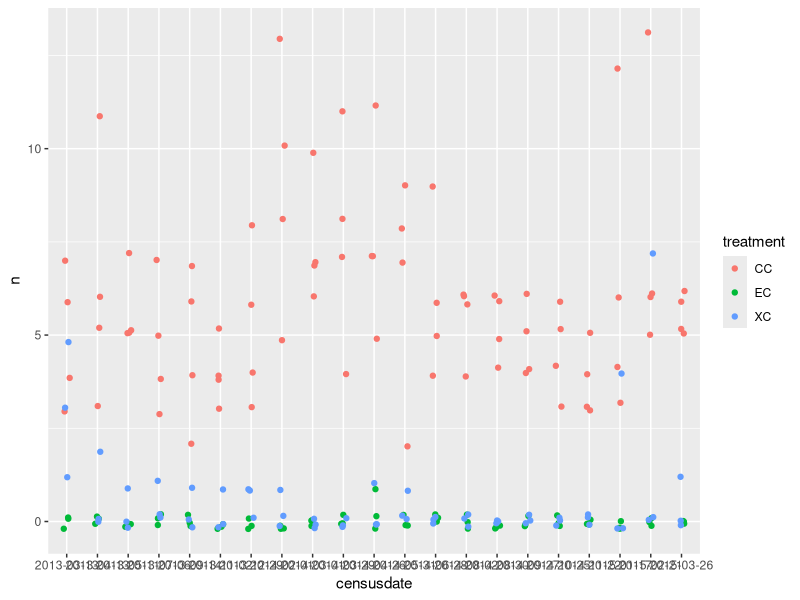
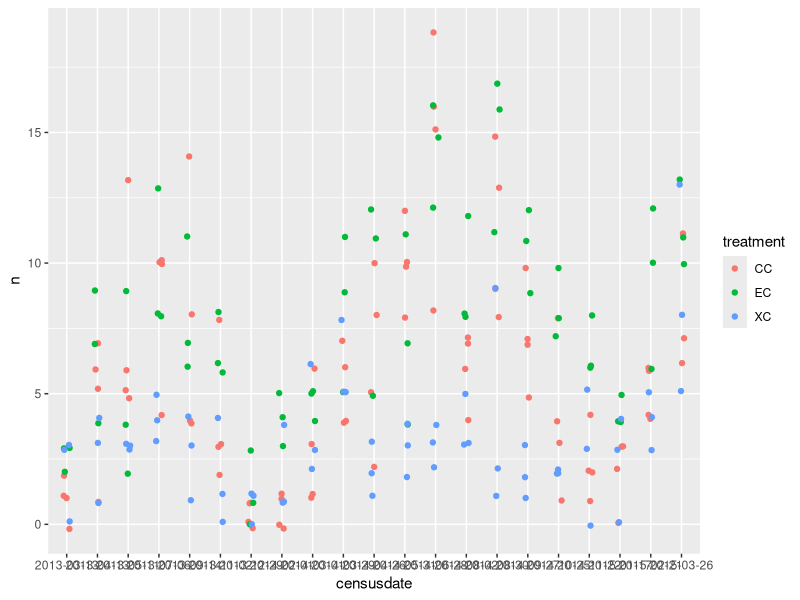
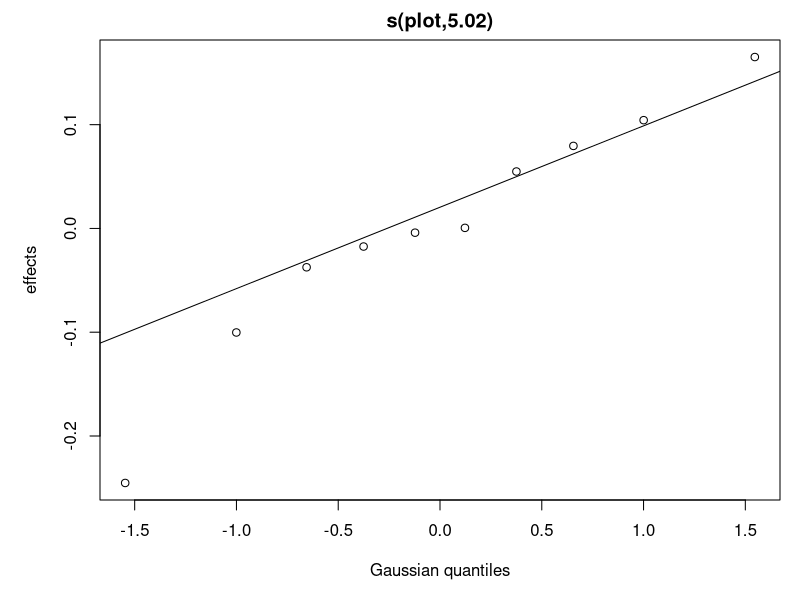
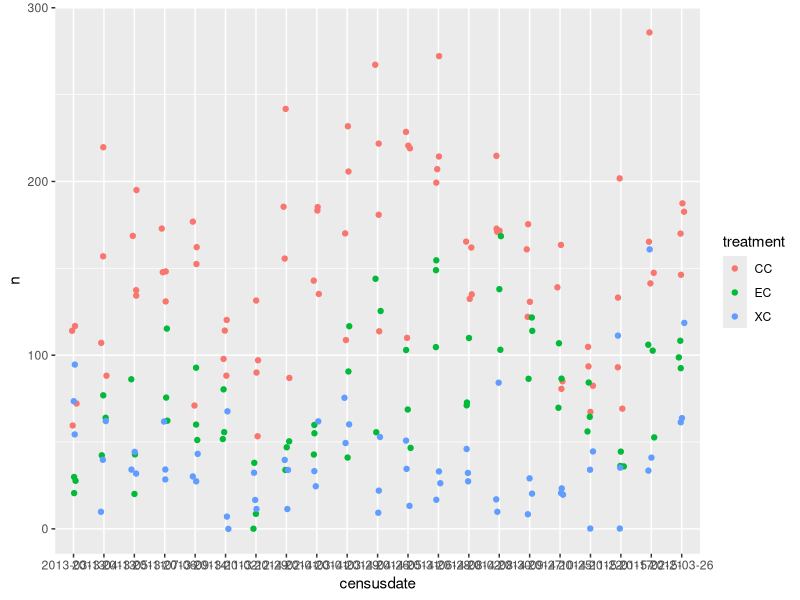
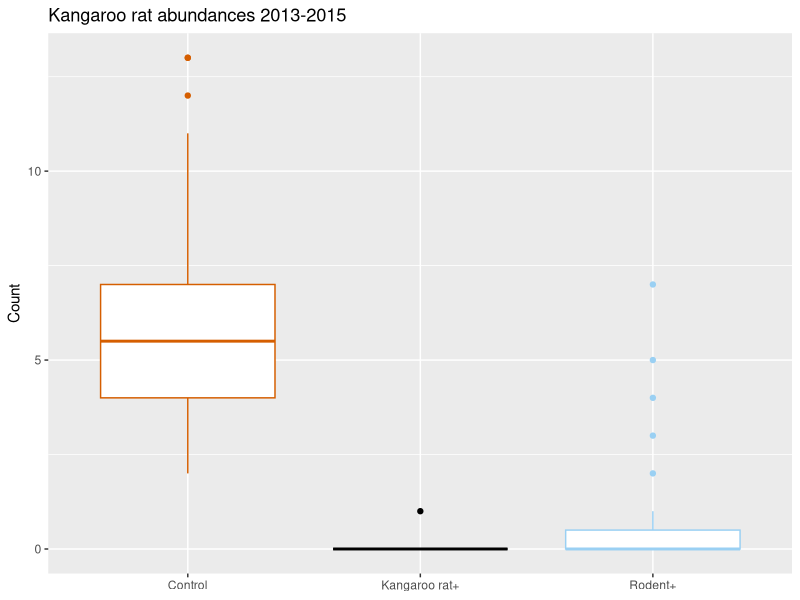
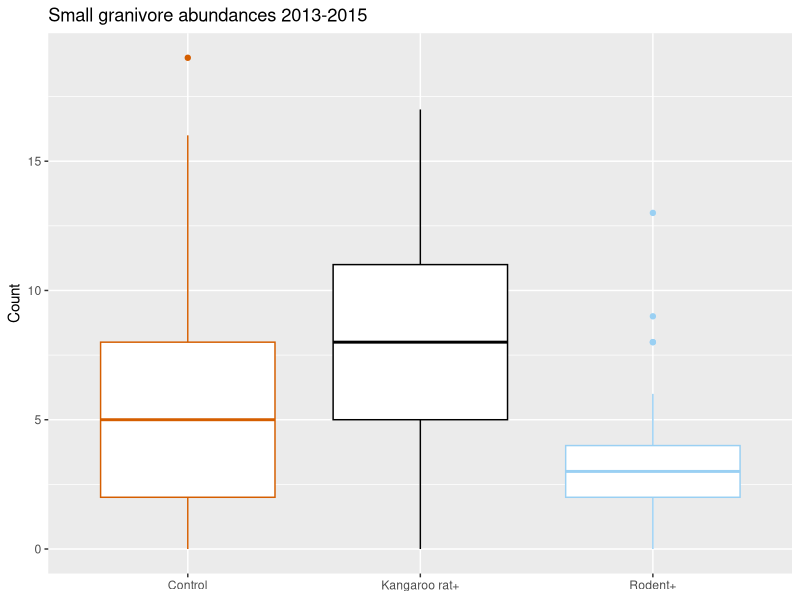
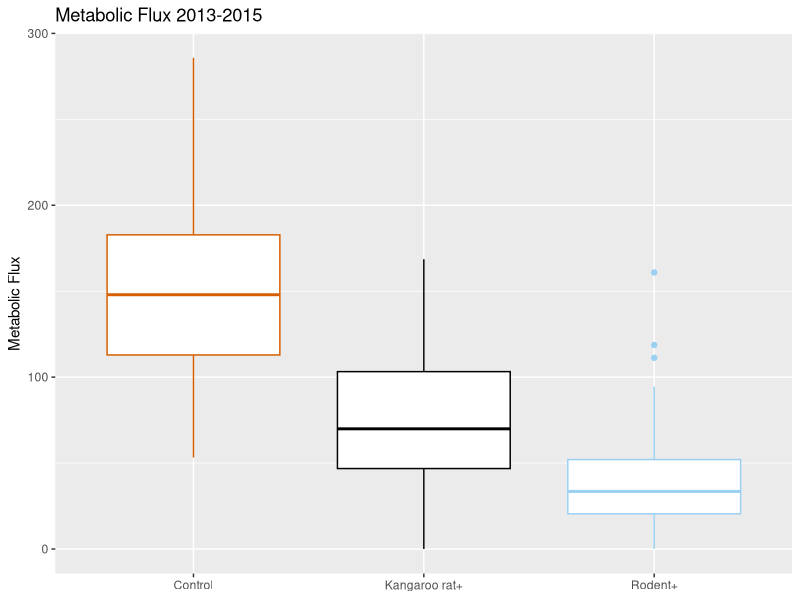
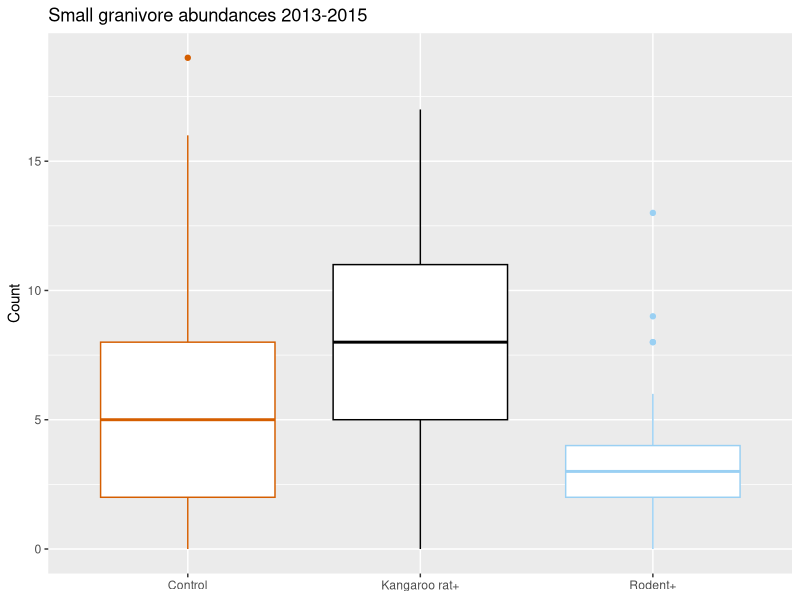

Reproduce these figures in R, in order.
# comparing values (number of dipos, number of non-dipo species, and total energy) between treatments, before treatment change in 2015

library(multcomp)
library(dplyr)
library('mgcv')
library(ggplot2)

cbbPalette <- c("#000000", "#009E73", "#e79f00", "#9ad0f3", "#0072B2", "#D55E00", 
                "#CC79A7", "#F0E442")
# dipos -----
df1 = read.csv('Data/Dipo_counts.csv') %>% 
  filter(numericdate<16.543) %>%
  mutate(plot = factor(plot))
# plot data
ggplot(df1, aes(x=censusdate, y=n, colour=treatment)) + geom_jitter(width=.1, height=.2)

# model krat abundance
dipo.mod <- gam(n ~ treatment + numericdate + s(plot, bs = 're'), data = df1,
                family = poisson(), method ='REML')
summary(dipo.mod)

## Achim Zeileis answered a Q on Crossvalidated on this topic, so we can
## follow him and use a hand-crafted contrast matrix.
## https://stats.stackexchange.com/a/376257/1390

# test for pairwise differences using glht (general linear hypothesis)
contr <- matrix(0, nrow = 3, ncol = length(coef(dipo.mod)))
colnames(contr) <- names(coef(dipo.mod))
rownames(contr) <- c("EC - CC", "XC - CC", "XC - EC")
contr[, 2:3] <- rbind(c(1, 0), c(0, 1), c(-1, 1))
dipo.glht <- glht(dipo.mod, linfct = contr)
summary(dipo.glht)                        # summary

# small granivores ----
df2 = read.csv('Data/SmallGranivores.csv') %>% 
  filter(numericdate<16.543) %>%
  mutate(plot = factor(plot))
ggplot(df2, aes(x=censusdate, y=n, colour=treatment)) + geom_jitter(width=.1, height=.2)

# model small granivore abundance
sm.mod <- gam(n ~ treatment + numericdate + s(plot, bs = 're'), data = df2,
              family = poisson(), method = 'REML')
summary(sm.mod)
plot(sm.mod, pages = 1)

# test for pairwise differences using glht (general linear hypothesis)
contr <- matrix(0, nrow = 3, ncol = length(coef(sm.mod)))
colnames(contr) <- names(coef(sm.mod))
rownames(contr) <- c("EC - CC", "XC - CC", "XC - EC")
contr[, 2:3] <- rbind(c(1, 0), c(0, 1), c(-1, 1))
sm.glht <- glht(sm.mod, linfct = contr)
summary(sm.glht)                        # summary

# energy ---- 
df3 = read.csv('Data/TotalCommunityEnergy.csv') %>% 
  filter(numericdate<16.543) %>%
  mutate(plot = factor(plot))
ggplot(df3, aes(x=censusdate, y=n, colour=treatment)) +geom_jitter(width=.1, height=.2)

# model total metabolic energy
en.mod <- gam(n ~ treatment + numericdate + s(plot, bs = 're'), data = df3,
              family = tw, method = "REML")
summary(en.mod)

# test for pairwise differences using glht (general linear hypothesis)
contr <- matrix(0, nrow = 3, ncol = length(coef(en.mod)))
colnames(contr) <- names(coef(en.mod))
rownames(contr) <- c("EC - CC", "XC - CC", "XC - EC")
contr[, 2:3] <- rbind(c(1, 0), c(0, 1), c(-1, 1))
en.glht <- glht(en.mod, linfct = contr)
summary(en.glht)                        # summary


# ========================================================================
# create boxplots for supplement
dipobox = ggplot(df1,aes(x=treatment,y=n, colour=treatment)) + 
  geom_boxplot() +
  ggtitle('Kangaroo rat abundances 2013-2015') +
  scale_colour_manual(values=cbbPalette[c(6,1,4)]) +
  labs(y = 'Count', x = NULL) +
  scale_x_discrete(breaks=c("CC","EC","XC"),
                   labels=c("Control", "Kangaroo rat+", "Rodent+")) +
  theme(legend.position = 'none')
dipobox
#ggsave('Figures/DipoCountBoxplot.pdf',dipobox,width=6,height=2.5)
#ggsave('Figures/DipoCountBoxplot.tiff',dipobox,width=6,height=2.5)

smgranbox = ggplot(df2,aes(x=treatment,y=n, colour=treatment)) + 
  geom_boxplot() +
  ggtitle('Small granivore abundances 2013-2015') +
  scale_colour_manual(values=cbbPalette[c(6,1,4)]) +
  labs(y = 'Count', x = NULL) +
  scale_x_discrete(breaks=c("CC","EC","XC"),
                   labels=c("Control", "Kangaroo rat+", "Rodent+")) +
  theme(legend.position = 'none')
smgranbox

df2 %>%
  group_by(treatment) %>%
  summarise(avg = mean(n), sd = sd(n))

ggsave('Figures/SmallGranivoreBoxplot.pdf',smgranbox,width=6,height=2.5)
ggsave('Figures/SmallGranivoreBoxplot.tiff',smgranbox,width=6,height=2.5)

energybox = ggplot(df3,aes(x=treatment,y=n, colour=treatment)) + 
  geom_boxplot() +
  ggtitle('Metabolic Flux 2013-2015') +
  scale_colour_manual(values=cbbPalette[c(6,1,4)]) +
  labs(y = 'Metabolic Flux', x = NULL) +
  scale_x_discrete(breaks=c("CC","EC","XC"),
                   labels=c("Control", "Kangaroo rat+", "Rodent+")) +
  theme(legend.position = 'none')
energybox

df3 %>%
  group_by(treatment) %>%
  summarise(avg = mean(n), sd = sd(n))

#ggsave('Figures/TotalEnergyBoxplot.pdf',energybox,width=6,height=2.5)
#ggsave('Figures/TotalEnergyBoxplot.tiff',energybox,width=6,height=2.5)
